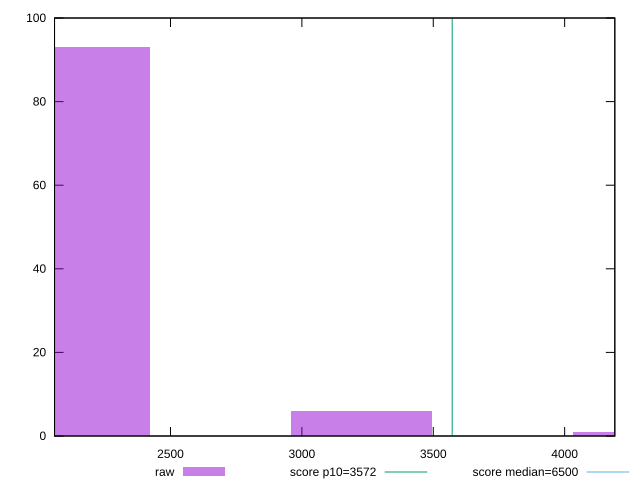

Write gnuplot code to recreate this figure.
reset

$raw <<EOF
3226.7988084857243 6
2151.1992056571494 93
4302.398411314299 1
EOF

set key outside below
set boxwidth 537.7998014142873
set xrange [2058.7039999999997:4190.914000000001]
set yrange [0:100]
set trange [0:100]
set style fill transparent solid 0.5 noborder

set parametric
set terminal svg size 640, 490 enhanced background rgb 'white'
set output "report_00017_2021-02-10T15-08-03.406Z/first-cpu-idle/samples/pages+cached/raw/histogram.svg"

plot $raw title "raw" with boxes, \
     3572,t title "score p10=3572", \
     6500,t title "score median=6500"

reset
